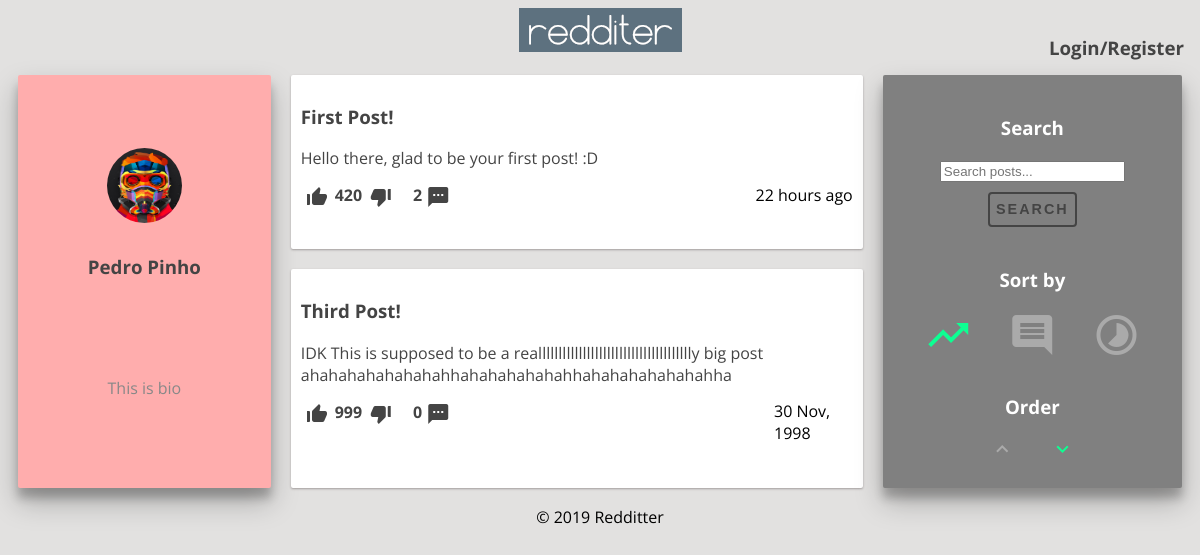
Before: /pages/profile.php?user=Rockdell with the older database file.
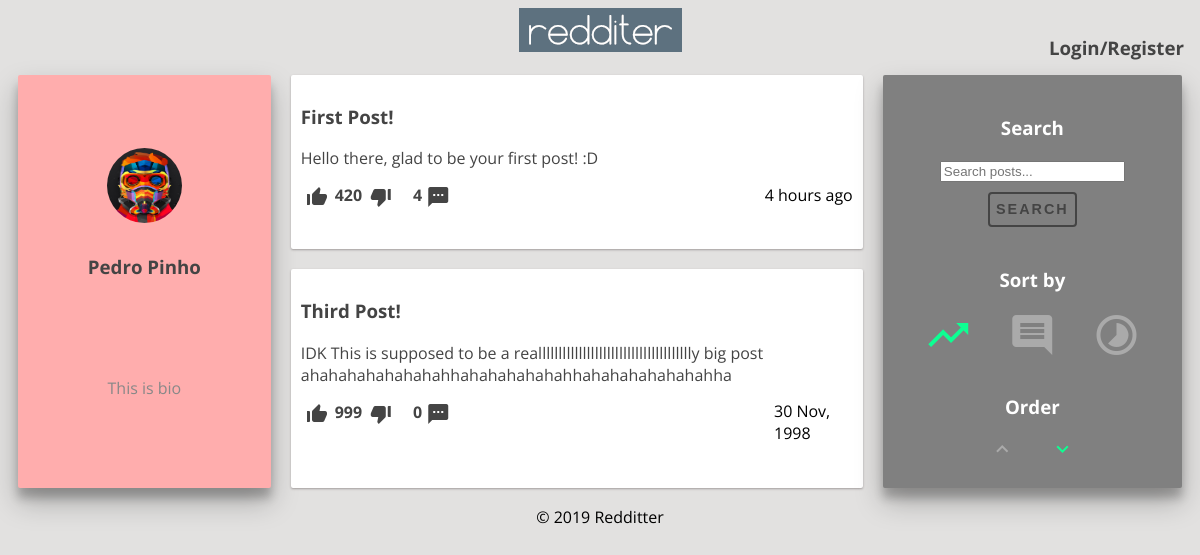
After: the same page with the newer database file.
### tables this page shows
CREATE TABLE User (
    userID VARCHAR PRIMARY KEY,
    username VARCHAR NOT NULL,
    pass VARCHAR NOT NULL,
    mail VARCHAR NOT NULL UNIQUE,
    bio VARCHAR,
    birthday DATE
);

CREATE TABLE Post (
    postID INTEGER PRIMARY KEY AUTOINCREMENT,
    userID VARCHAR REFERENCES User ON DELETE CASCADE,
    title VARCHAR NOT NULL,
    content VARCHAR NOT NULL,
    postDate DATE NOT NULL DEFAULT (strftime('%s', 'now')),
    points INTEGER DEFAULT 0
);

### database/user.php (called while the page is built, shortened)
<?php
function getUserById($userID) {
	global $dbh;
	try {
		$stmt = $dbh->prepare("SELECT *	FROM User WHERE userID = ?");
		$stmt->execute(array($userID));
		return $stmt->fetch();
	} catch(PDOException $e) {
		echo $e->getMessage();
		return null;
	}
}
?>

### database/post.php (called while the page is built, shortened)
<?php
function getPostByUser($userID) {
	global $dbh;
	try {
		$stmt = $dbh->prepare("SELECT * FROM Post Where userID = ?");
		$stmt->execute(array($userID));
		return $stmt->fetchAll();
	} catch(PDOException $e) {
		echo $e->getMessage();
		return null;
	}
}
function getNumberComments($postID) {
	global $dbh;
	try {
		$stmt = $dbh->prepare("SELECT count(*) as NbComments FROM PostComment Where postID = ?");
		$stmt->execute(array($postID));
		return $stmt->fetch();
	} catch(PDOException $e) {
		echo $e->getMessage();
		return null;
	}
}
?>

### database/timeAgo.php (called while the page is built, shortened)
<?php
    function time_ago( $time )
    {
        $out    = '';
        $now    = time();
        $diff   = $now - $time;
        if( $diff < 60 )
            return TIMEBEFORE_NOW;
        elseif( $diff < 3600 )
            return str_replace( '{num}', ( $out = round( $diff / 60 ) ), $out == 1 ? TIMEBEFORE_MINUTE : TIMEBEFORE_MINUTES );
        elseif( $diff < 3600 * 24 )
            return str_replace( '{num}', ( $out = round( $diff / 3600 ) ), $out == 1 ? TIMEBEFORE_HOUR : TIMEBEFORE_HOURS );
        elseif( $diff < 3600 * 24 * 2 )
            return TIMEBEFORE_YESTERDAY;
        else
            return strftime( date( 'Y', $time ) == date( 'Y' ) ? TIMEBEFORE_FORMAT : TIMEBEFORE_FORMAT_YEAR, $time );
    }
?>

### templates/components/post.php (the view, shortened to what this page needs)
<?php require_once($_SERVER['DOCUMENT_ROOT'].'/database/timeAgo.php');?>
<article class="post container">
    <a href="/pages/post.php?id=<?=$post["postID"]?>">
        <h1 id="post_title"><?=$post["title"]?></h3>
        <section id="post-content">
            <p><?=$post["content"]?></p>
        </section>
    </a>
    <section id="post-info">
            <label for="upvote<?=$post["postID"]?>">
                <i class="material-icons">thumb_up_alt</i>
            </label>
            <p id="pp"><?=$post["points"]?></p>
            <label for="downvote<?=$post["postID"]?>">
                <i class="material-icons">thumb_down_alt</i>
            </label>
            <p id="nbComments"><?=$numberComments["NbComments"]?></p>
            <a id="nbCommentsLink" href="/pages/post.php?id=<?=$post["postID"]?>">
                <i class="material-icons">textsms</i>
            </a>
    </section>
    <section id="post_date">
        <p id="time_ago"><?=time_ago($post["postDate"])?></p>
    </section>
</article>

### templates/common/header.php (shortened to what this page needs)
<!DOCTYPE html>
<html>
    <head>
        <link href="/css/style.css" rel="stylesheet">
    </head>
    <body>
        <header class="top-bar">
            <a href="/pages/feed.php"><img src="/img/logo.png" /></a>
            <?php include_once($_SERVER["DOCUMENT_ROOT"]."/templates/components/user-bar.php"); ?>
        </header>

### templates/components/user-bar.php (shortened to what this page needs)
<aside class="user-bar">
        <?php if (isset($_SESSION["username"]) && $_SESSION["username"] != "") { ?>
            <a href="/pages/profile.php?user=<?=$_SESSION["username"]?>">
                <span><?=$_SESSION["username"]?></span>
                <img class="miniature-profile-picture" src="/img/users/<?=$_SESSION["username"]?>.png">
            </a>
        <?php } else { ?>
            <a href="/pages/register.php">
                <h3>Login/Register</h3>
            </a>
        <?php } ?>
</aside>

### pages/profile.php
<?php
    require_once($_SERVER["DOCUMENT_ROOT"]."/includes/init.php");
    require_once($_SERVER["DOCUMENT_ROOT"]."/database/user.php");
    require_once($_SERVER["DOCUMENT_ROOT"]."/database/post.php");
    $user = getUserById($_GET["user"]);
    $posts = getPostByUser($user["userID"]);
    include_once($_SERVER["DOCUMENT_ROOT"]."/templates/common/header.php");
?>
<div class="page">
    <?php
        include($_SERVER["DOCUMENT_ROOT"]."/templates/components/profile-bar.php");
        include($_SERVER["DOCUMENT_ROOT"]."/templates/components/list-posts.php");
        include($_SERVER["DOCUMENT_ROOT"]."/templates/components/search-bar.php");
    ?>
</div>
<?php include_once($_SERVER["DOCUMENT_ROOT"]."/templates/common/footer.php"); ?>

### templates/components/profile-bar.php (shortened to what this page needs)
<aside class="profile-bar container">
    <section id="user-info">
        <img class="profile-picture" src="/img/users/<?=$user["userID"]?>.png">
        <h1><?=$user["username"]?></h1>
    </section>
    <section id="user-bio">
        <p><?=$user["bio"]?></p>
    </section>
</aside>

### templates/components/list-posts.php
<section class="list-posts">
<?php
    require_once($_SERVER["DOCUMENT_ROOT"]."/database/post.php");
    foreach($posts as $post) {
        $numberComments = getNumberComments($post['postID']);
        include($_SERVER["DOCUMENT_ROOT"]."/templates/components/post.php");
    }
?>
</section>

### templates/components/search-bar.php (shortened to what this page needs)
<aside class="search-bar container">
    <section id="search" class="sort-by">
        <h1>Search</h1>
        <input type="search" placeholder="Search posts..."/>
        <button class="fill" onclick="searchPosts()"> Search </button>
    </section>
    <section id="sort" class="sort-by">
        <h1>Sort by</h1>
        <ul>
            <li>
                <label for="points"><i class="material-icons">trending_up</i></label>
            </li>
            <li>
                <label for="comments"><i class="material-icons">comment</i></label>
            </li>
            <li>
                <label for="date"><i class="material-icons">timelapse</i></label>
            </li>
        </ul>
    </section>
    <section id="by" class="sort-by">
        <h1>Order</h1>
        <ul>
            <li>
                <label for="asc"><i class="material-icons">expand_less</i></label>
            </li>
            <li>
                <label for="desc"><i class="material-icons">expand_more</i></label>
            </li>
        </ul>
    </section>
</aside>

### templates/common/footer.php
        <footer class="bottom-bar">
            &copy; 2019 Redditter
        </footer>
    </body>
</html>

### css/style.css (style rules this page uses)
body { background: #e2e1e0; font-family: 'Open Sans', sans-serif; display: grid; grid-gap: 0.5rem 0.5rem; grid-template-areas: "header" "main" "footer"; }
header { grid-area: header; text-align: center; }
footer { grid-area: footer; text-align: center; }
.user-bar { position: absolute; top: 1em; right: 1em; }
.profile-bar { background: #ffadad; text-align: center; box-shadow: 0 14px 28px rgba(0,0,0,0.25), 0 10px 10px rgba(0,0,0,0.22); width: 250px; max-height: 600px; display: flex; flex-direction: column; justify-content: space-evenly; }
.profile-bar #user-info { font-weight: bold; color: #444; }
.profile-bar #user-bio { color: #888; }
.search-bar { background: gray; text-align: center; box-shadow: 0 14px 28px rgba(0,0,0,0.25), 0 10px 10px rgba(0,0,0,0.22); width: 300px; max-height: 400px; display: flex; flex-direction: column; justify-content: space-evenly; }
.sort-by h1 { color: white; }
.sort-by ul { margin: 0; padding: 0; }
.sort-by ul li { display: inline; color: #AAAAAA; }
#sort ul li label i { font-size: 3em; }
#by ul li label { font-size: 1em; }
.sort-by ul li label { font-weight: bold; padding: 1em 1em 1em; margin: 10px auto; cursor: pointer; transition: all 0.25s linear; }
.sort-by input[type=radio]:checked ~ label { color: #0DFF92; }
.list-posts { max-width: 50%; display: flex; flex-direction: column; justify-content: space-evenly; }
.post { background: #ffffff; transition: all 0.3s cubic-bezier(.25,.8,.25,1); box-shadow: 0 1px 3px rgba(133, 96, 96, 0.12), 0 1px 2px rgba(0,0,0,0.24); min-width: 50%; max-width: 700px; display: grid; grid-template-areas: 'title title title' 'text text text' 'info info date'; }
.post #post_title { grid-area: title; }
.post #post-info { grid-area: info; margin-bottom: 0%; }
.post #post_date { grid-area: date; }
.post h1 { font-weight: bold; color: #444; }
.post #post-content, #post-info { color: #444; }
.profile-picture { border-radius: 50%; height: 75px; width: 75px; vertical-align: middle; margin-bottom: 0.75em; }
a { text-decoration: none; color: #444; }
button { position: relative; height: 35px; margin: 10px; font-weight: bold; font-size: 0.90em; letter-spacing: 2px; color: #444; border: 2px #444 solid; border-radius: 4px; text-transform: uppercase; outline: 0; overflow:hidden; background: none; z-index: 1; cursor: pointer; transition: 0.08s ease-in; }
.fill:before { content: ""; position: absolute; background: #444; bottom: 0; left: 0; right: 0; top: 100%; z-index: -1; transition: 0.08s ease-in; }
.page { grid-area: main; display: flex; flex-direction: row; justify-content: space-evenly; }
.container { border-radius: 2px; padding: 10px; margin: 10px; word-wrap: break-word; cursor: default; }
#pp { font-weight: bold; display: inline; position: relative; left: 0.1em; bottom: 0.5em; }
#time_ago { position: relative; bottom: 1.1em; float: right; }
#nbComments { font-weight: bold; display: inline; position: relative; left: 1em; bottom: 0.5em; }
#nbCommentsLink { position: relative; left: 1em; }
#post-info label { cursor: pointer; transition: color 1s; }

Changed rows visible on the page:
changed post "First Post!": NbComments "2" → "4"; postDate "22 hours ago" → "4 hours ago"
